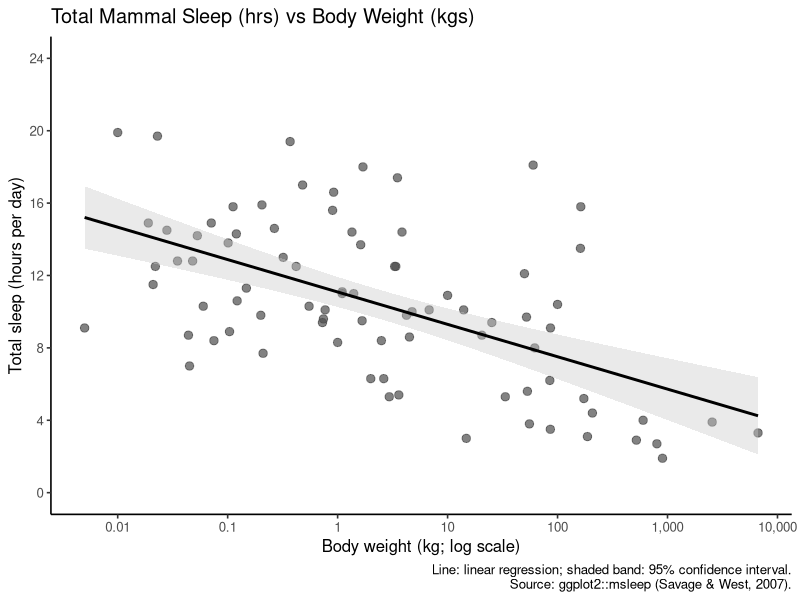

This figure's R source:
## ---- chunk 1
# Visualization 1: body size and daily sleep in mammals
# Data: ggplot2::msleep
# Source: https://ggplot2.tidyverse.org/reference/msleep.html
# Sleep and weight data: Savage & West (2007), doi:10.1073/pnas.0610080104

#install.packages(ggplot2)

library(ggplot2)

#calling msleep function from package
sleep_data <- ggplot2::msleep

# Create the scatterplot and add a fitted regression line.
sleep_plot_1 <- ggplot(sleep_data, aes(x = bodywt, y = sleep_total)) +
  #scatterplot for each row of data
  geom_point(size = 2.5, alpha = 0.7, colour = "grey30") +
  #linear regression line
  geom_smooth(
    method = "lm",
    formula = y ~ x,
    se = TRUE,
    colour = "black",
    fill = "grey80"
  ) +
  #body weight on a log scale as too much variance in weight normally
  #regression will still plot this even though it comes after
  scale_x_log10(
    breaks = c(0.01, 0.1, 1, 10, 100, 1000, 10000),
    labels = c("0.01", "0.1", "1", "10", "100", "1,000", "10,000")
  ) +
  #y scale
  #set continuous with break point 0-24, 4
  scale_y_continuous(breaks = c(0, 4, 8, 12, 16, 20, 24)) +
  #range
  coord_cartesian(ylim = c(0, 24)) +
  #add labels to full plot
  labs(
    title = "Total Mammal Sleep (hrs) vs Body Weight (kgs)",
        x = "Body weight (kg; log scale)",
    y = "Total sleep (hours per day)",
    caption = paste(
      "Line: linear regression; shaded band: 95% confidence interval.",
      "Source: ggplot2::msleep (Savage & West, 2007).",
      sep = "\n"
    )
  ) +
  
  theme_classic(base_size = 12)

print(sleep_plot_1)
